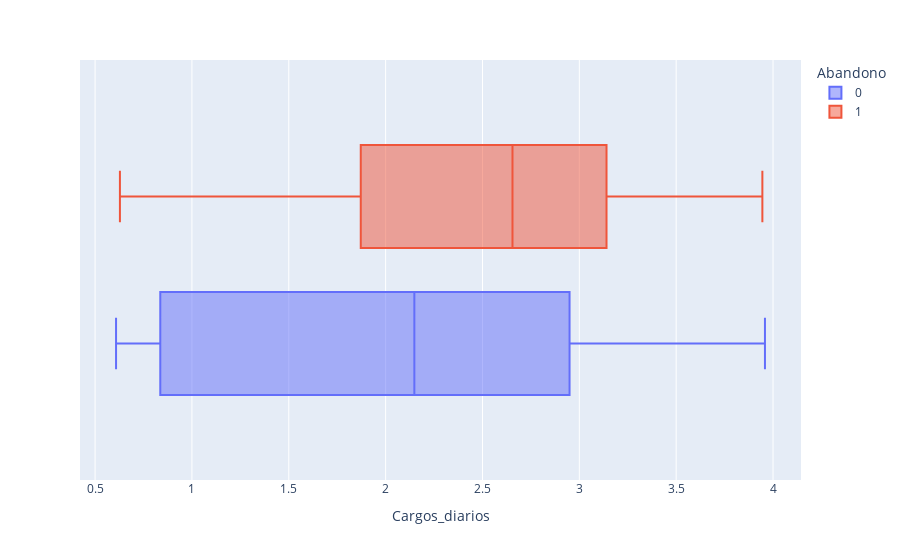

This figure's notebook cell:
### Code cell
df_cargos_diarios_abandono = df[['Cargos_diarios', 'Abandono']]

px.box(data_frame= df_cargos_diarios_abandono, x = 'Cargos_diarios', color= 'Abandono')

### Figure 1 — Plotly figure (JSON) as saved in the notebook; plotly's stock layout.template omitted (floating-point values rounded to 4 significant figures; data arrays with more than 128 entries replaced by an {"elided": "..."} marker saying what was removed)
{"data": [{"alignmentgroup": "True", "hovertemplate": "Abandono=0<br>Cargos_diarios=%{x}<extra></extra>", "legendgroup": "0", "marker": {"color": "#636efa"}, "name": "0", "notched": false, "offsetgroup": "0", "orientation": "h", "showlegend": true, "type": "box", "x": {"elided": "5163 float values"}, "x0": " ", "xaxis": "x", "y0": " ", "yaxis": "y"}, {"alignmentgroup": "True", "hovertemplate": "Abandono=1<br>Cargos_diarios=%{x}<extra></extra>", "legendgroup": "1", "marker": {"color": "#EF553B"}, "name": "1", "notched": false, "offsetgroup": "1", "orientation": "h", "showlegend": true, "type": "box", "x": {"elided": "1869 float values"}, "x0": " ", "xaxis": "x", "y0": " ", "yaxis": "y"}], "layout": {"boxmode": "group", "legend": {"title": {"text": "Abandono"}, "tracegroupgap": 0}, "margin": {"t": 60}, "xaxis": {"anchor": "y", "domain": [0, 1], "title": {"text": "Cargos_diarios"}}, "yaxis": {"anchor": "x", "domain": [0, 1]}}}
